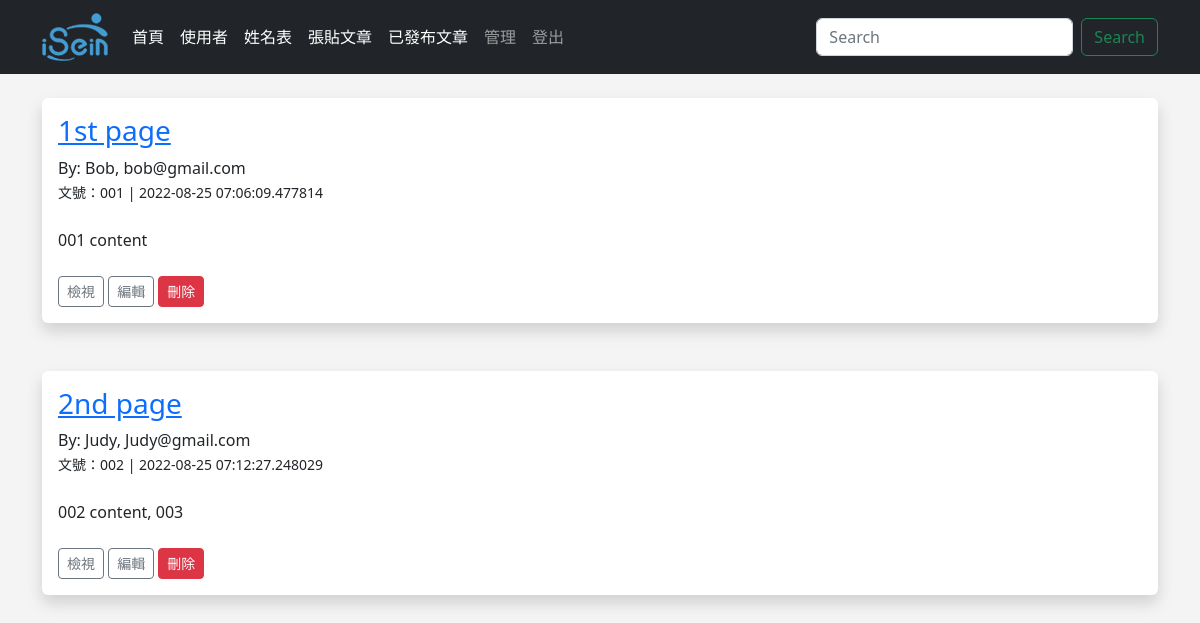
The page /posts (signed in) on the database its author committed.
### app.py (models this page shows, shortened)
class Posts(db.Model):
    id = db.Column(db.Integer, primary_key=True)
    title = db.Column(db.String(255))
    content = db.Column(db.Text)
    date_posted = db.Column(db.DateTime, default=datetime.utcnow)
    slug = db.Column(db.String(255))
    poster_id = db.Column(db.Integer, db.ForeignKey('users.id'))

class Users(db.Model, UserMixin):
    id = db.Column(db.Integer, primary_key=True)
    username = db.Column(db.String(20), nullable=False)
    name = db.Column(db.String(200), nullable=False)
    email = db.Column(db.String(200), nullable=False, unique=True)
    favorite_color = db.Column(db.String(120))
    password_hash = db.Column(db.String(128))
    date_added = db.Column(db.DateTime, default=datetime.utcnow)
    posts = db.relationship('Posts', backref="poster")
    @property
    def password(self):
        raise AttributeError("哈希屬性不可讀取！")

### app.py (the view)
@app.route('/posts')
@login_required
def posts():
    posts = Posts.query.order_by(Posts.date_posted)
    return render_template('posts.html', posts=posts)

### app.py (called while the page is built)
@login_manager.user_loader
def load_user(user_id):
    return Users.query.get(int(user_id))

### templates/posts.html (shortened to what this page needs)
{% extends 'base.html' %}
{% block content %}
    {% for post in posts %}
        <div class="shadow p-3 mb-5 bg-body rounded">
            <h3><a href="{{ url_for('post', id=post.id)}}">{{ post.title }}</a></h3>
            By: {{ post.poster.name }}, {{ post.poster.email }}<br/>
            <small>文號：{{ post.slug }} | {{ post.date_posted }}</small><br/>
            <br/>
            {{ post.content }}<br/>
            <br/>
            <a href="{{ url_for('post', id=post.id)}}" class="btn btn-outline-secondary btn-sm">檢視</a>
            <a href="{{ url_for('edit_post', id=post.id)}}" class="btn btn-outline-secondary btn-sm">編輯</a>
            <a href="{{ url_for('delete_post', id=post.id)}}" class="btn btn-danger btn-sm">刪除</a>
            <br/>
        </div>
    {% endfor %}
{% endblock %}

### static/css/style.css (style rules this page uses)
body { background: #f4f4f4f0; }

### rows shown on the page
Posts: title "1st page", poster.name "Bob", poster.email "bob@gmail.com", slug "001", date_posted "2022-08-25 07:06:09.477814", content "001 content"
Posts: title "2nd page", poster.name "Judy", poster.email "Judy@gmail.com", slug "002", date_posted "2022-08-25 07:12:27.248029", content "002 content, 003"
